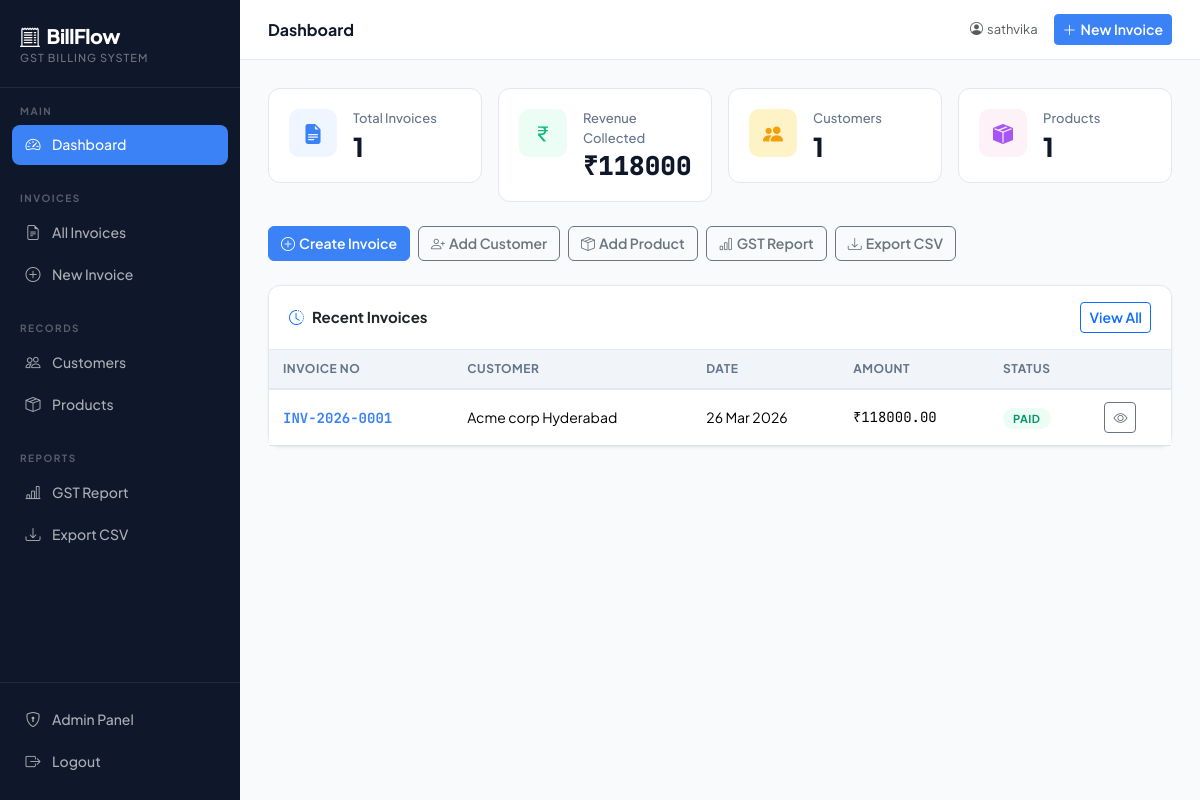
The app's page / (signed in) with its own data.
### billing/models.py (models this page shows, shortened)
class Invoice(models.Model):
    invoice_number = models.CharField(max_length=20, unique=True, editable=False)
    customer = models.ForeignKey(Customer, on_delete=models.PROTECT)
    date = models.DateField(default=timezone.now)
    due_date = models.DateField(blank=True, null=True)
    subtotal = models.DecimalField(max_digits=12, decimal_places=2, default=0)
    cgst = models.DecimalField(max_digits=10, decimal_places=2, default=0, verbose_name="CGST")
    sgst = models.DecimalField(max_digits=10, decimal_places=2, default=0, verbose_name="SGST")
    igst = models.DecimalField(max_digits=10, decimal_places=2, default=0, verbose_name="IGST")
    total_tax = models.DecimalField(max_digits=10, decimal_places=2, default=0)
    total_amount = models.DecimalField(max_digits=12, decimal_places=2, default=0)
    is_intra_state = models.BooleanField(default=True, help_text="True = CGST+SGST, False = IGST")
    notes = models.TextField(blank=True)
    created_at = models.DateTimeField(auto_now_add=True)
    STATUS_CHOICES = [
        ('draft', 'Draft'),
        ('sent', 'Sent'),
        ('paid', 'Paid'),
        ('cancelled', 'Cancelled'),
    ]
    status = models.CharField(max_length=20, choices=STATUS_CHOICES, default='draft')
    class Meta:
        ordering = ['-created_at']

class Customer(models.Model):
    name = models.CharField(max_length=200)
    gst_number = models.CharField(max_length=15, blank=True, null=True, verbose_name="GSTIN")
    state = models.CharField(max_length=100, choices=INDIAN_STATES)
    address = models.TextField()
    phone = models.CharField(max_length=15)
    email = models.EmailField(blank=True, null=True)
    created_at = models.DateTimeField(auto_now_add=True)
    class Meta:
        ordering = ['name']

### billing/views.py (the view)
# urls.py: path('', views.dashboard, name='dashboard'),
@login_required
def dashboard(request):
    total_invoices = Invoice.objects.count()
    total_customers = Customer.objects.count()
    total_products = Product.objects.count()
    total_revenue = Invoice.objects.filter(status='paid').aggregate(
        total=Sum('total_amount'))['total'] or 0
    recent_invoices = Invoice.objects.select_related('customer').order_by('-created_at')[:5]
    from django.db.models.functions import TruncMonth
    monthly_data = (
        Invoice.objects
        .filter(status='paid')
        .annotate(month=TruncMonth('date'))
        .values('month')
        .annotate(total=Sum('total_amount'))
        .order_by('month')
    )[:6]
    context = {
        'total_invoices': total_invoices,
        'total_customers': total_customers,
        'total_products': total_products,
        'total_revenue': total_revenue,
        'recent_invoices': recent_invoices,
        'monthly_data': list(monthly_data),
    }
    return render(request, 'billing/dashboard.html', context)

### billing/templates/billing/dashboard.html (shortened to what this page needs)
{% extends 'billing/base.html' %}
{% block page_title %}Dashboard{% endblock %}
{% block content %}
<div class="row g-3 mb-4">
  <div class="col-sm-6 col-xl-3">
    <div class="stat-card">
      <div class="stat-icon" style="background:#eff6ff;color:#3b82f6">
        <i class="bi bi-file-earmark-text-fill"></i>
      </div>
      <div>
        <div class="stat-label">Total Invoices</div>
        <div class="stat-value">{{ total_invoices }}</div>
      </div>
    </div>
  </div>
  <div class="col-sm-6 col-xl-3">
    <div class="stat-card">
      <div class="stat-icon" style="background:#ecfdf5;color:#10b981">
        <i class="bi bi-currency-rupee"></i>
      </div>
      <div>
        <div class="stat-label">Revenue Collected</div>
        <div class="stat-value mono">₹{{ total_revenue|floatformat:0 }}</div>
      </div>
    </div>
  </div>
  <div class="col-sm-6 col-xl-3">
    <div class="stat-card">
      <div class="stat-icon" style="background:#fef3c7;color:#f59e0b">
        <i class="bi bi-people-fill"></i>
      </div>
      <div>
        <div class="stat-label">Customers</div>
        <div class="stat-value">{{ total_customers }}</div>
      </div>
    </div>
  </div>
  <div class="col-sm-6 col-xl-3">
    <div class="stat-card">
      <div class="stat-icon" style="background:#fdf2f8;color:#a855f7">
        <i class="bi bi-box-seam-fill"></i>
      </div>
      <div>
        <div class="stat-label">Products</div>
        <div class="stat-value">{{ total_products }}</div>
      </div>
    </div>
  </div>
</div>
<div class="row g-3 mb-4">
  <div class="col-12">
    <div class="d-flex gap-2 flex-wrap">
      <a href="{% url 'create_invoice' %}" class="btn btn-primary">
        <i class="bi bi-plus-circle me-1"></i>Create Invoice
      </a>
      <a href="{% url 'add_customer' %}" class="btn btn-outline-secondary">
        <i class="bi bi-person-plus me-1"></i>Add Customer
      </a>
      <a href="{% url 'add_product' %}" class="btn btn-outline-secondary">
        <i class="bi bi-box-seam me-1"></i>Add Product
      </a>
      <a href="{% url 'gst_report' %}" class="btn btn-outline-secondary">
        <i class="bi bi-bar-chart me-1"></i>GST Report
      </a>
      <a href="{% url 'export_csv' %}" class="btn btn-outline-secondary">
        <i class="bi bi-download me-1"></i>Export CSV
      </a>
    </div>
  </div>
</div>
<div class="card">
  <div class="card-header d-flex justify-content-between align-items-center">
    <span><i class="bi bi-clock-history me-2 text-primary"></i>Recent Invoices</span>
    <a href="{% url 'invoice_list' %}" class="btn btn-sm btn-outline-primary">View All</a>
  </div>
  <div class="card-body p-0">
    {% if recent_invoices %}
    <div class="table-responsive">
      <table class="table table-hover mb-0">
        <thead>
          <tr>
            <th>Invoice No</th>
            <th>Customer</th>
            <th>Date</th>
            <th>Amount</th>
            <th>Status</th>
            <th></th>
          </tr>
        </thead>
        <tbody>
          {% for inv in recent_invoices %}
          <tr>
            <td><span class="mono fw-bold" style="color:#3b82f6">{{ inv.invoice_number }}</span></td>
            <td>{{ inv.customer.name }}</td>
            <td>{{ inv.date|date:"d M Y" }}</td>
            <td class="mono">₹{{ inv.total_amount|floatformat:2 }}</td>
            <td>
              <span class="badge-status status-{{ inv.status }}">{{ inv.get_status_display }}</span>
            </td>
            <td>
              <a href="{% url 'invoice_detail' inv.pk %}" class="btn btn-sm btn-outline-secondary">
                <i class="bi bi-eye"></i>
              </a>
            </td>
          </tr>
          {% endfor %}
        </tbody>
      </table>
    </div>
    {% else %}
    <div class="text-center py-5 text-muted">
      <i class="bi bi-file-earmark-x display-4 d-block mb-2"></i>
      No invoices yet. <a href="{% url 'create_invoice' %}">Create your first invoice</a>
    </div>
    {% endif %}
  </div>
</div>
{% endblock %}

### billing/templates/billing/base.html (shortened to what this page needs)
<!DOCTYPE html>
<html lang="en">
<head>
  <link href="https://cdnjs.cloudflare.com/ajax/libs/bootstrap/5.3.2/css/bootstrap.min.css" rel="stylesheet">
  <link href="https://cdnjs.cloudflare.com/ajax/libs/bootstrap-icons/1.11.3/font/bootstrap-icons.min.css" rel="stylesheet">
</head>
<body>
<nav class="sidebar">
  <div class="sidebar-brand">
    <h1><i class="bi bi-receipt-cutoff me-1"></i> BillFlow</h1>
    <span>GST Billing System</span>
  </div>
  <div class="sidebar-section">
    <div class="sidebar-section-label">Main</div>
    <a href="{% url 'dashboard' %}" class="nav-link {% if request.resolver_match.url_name == 'dashboard' %}active{% endif %}">
      <i class="bi bi-speedometer2"></i> Dashboard
    </a>
  </div>
  <div class="sidebar-section">
    <div class="sidebar-section-label">Invoices</div>
    <a href="{% url 'invoice_list' %}" class="nav-link {% if 'invoice' in request.resolver_match.url_name and 'create' not in request.resolver_match.url_name %}active{% endif %}">
      <i class="bi bi-file-earmark-text"></i> All Invoices
    </a>
    <a href="{% url 'create_invoice' %}" class="nav-link {% if request.resolver_match.url_name == 'create_invoice' %}active{% endif %}">
      <i class="bi bi-plus-circle"></i> New Invoice
    </a>
  </div>
  <div class="sidebar-section">
    <div class="sidebar-section-label">Records</div>
    <a href="{% url 'customer_list' %}" class="nav-link {% if 'customer' in request.resolver_match.url_name %}active{% endif %}">
      <i class="bi bi-people"></i> Customers
    </a>
    <a href="{% url 'product_list' %}" class="nav-link {% if 'product' in request.resolver_match.url_name %}active{% endif %}">
      <i class="bi bi-box-seam"></i> Products
    </a>
  </div>
  <div class="sidebar-section">
    <div class="sidebar-section-label">Reports</div>
    <a href="{% url 'gst_report' %}" class="nav-link {% if 'report' in request.resolver_match.url_name %}active{% endif %}">
      <i class="bi bi-bar-chart-line"></i> GST Report
    </a>
    <a href="{% url 'export_csv' %}" class="nav-link">
      <i class="bi bi-download"></i> Export CSV
    </a>
  </div>
  <div class="sidebar-footer">
    <a href="/admin/" class="nav-link" target="_blank">
      <i class="bi bi-shield-lock"></i> Admin Panel
    </a>
    <a href="{% url 'logout' %}" class="nav-link">
      <i class="bi bi-box-arrow-right"></i> Logout
    </a>
  </div>
</nav>
<div class="main-wrap">
  <div class="topbar">
    <div class="topbar-title">{% block page_title %}Dashboard{% endblock %}</div>
    <div class="d-flex align-items-center gap-3">
      <span class="text-muted" style="font-size:13px">
        <i class="bi bi-person-circle me-1"></i>{{ request.user.username }}
      </span>
      <a href="{% url 'create_invoice' %}" class="btn btn-primary btn-sm">
        <i class="bi bi-plus-lg me-1"></i>New Invoice
      </a>
    </div>
  </div>
  <div class="page-content">
    {% block content %}{% endblock %}
  </div>
</div>
</body>
</html>

### billing/templates/billing/base.html (style rules this page uses)
:root { --navy: #0f172a; --navy-light: #1e293b; --navy-lighter: #334155; --accent: #3b82f6; --accent-light: #60a5fa; --green: #10b981; --amber: #f59e0b; --red: #ef4444; --surface: #f8fafc; --border: #e2e8f0; --text: #0f172a; --text-muted: #64748b; --sidebar-w: 240px; }
* { box-sizing: border-box; }
body { font-family: 'Plus Jakarta Sans', sans-serif; background: var(--surface); color: var(--text); margin: 0; }
.sidebar { position: fixed; top: 0; left: 0; width: var(--sidebar-w); height: 100vh; background: var(--navy); display: flex; flex-direction: column; z-index: 100; overflow-y: auto; }
.sidebar-brand { padding: 24px 20px 20px; border-bottom: 1px solid rgba(255,255,255,0.08); }
.sidebar-brand h1 { font-size: 20px; font-weight: 800; color: #fff; margin: 0; letter-spacing: -0.5px; }
.sidebar-brand span { font-size: 11px; color: rgba(255,255,255,0.4); display: block; margin-top: 2px; font-weight: 500; text-transform: uppercase; letter-spacing: 1px; }
.sidebar-section { padding: 16px 12px 8px; }
.sidebar-section-label { font-size: 10px; font-weight: 700; color: rgba(255,255,255,0.3); text-transform: uppercase; letter-spacing: 1.5px; padding: 0 8px; margin-bottom: 6px; }
.nav-link { display: flex; align-items: center; gap: 10px; padding: 9px 12px; border-radius: 8px; color: rgba(255,255,255,0.65) !important; font-size: 14px; font-weight: 500; text-decoration: none; transition: all 0.15s ease; margin-bottom: 2px; }
.nav-link.active { background: var(--accent); color: #fff !important; }
.nav-link i { font-size: 15px; width: 18px; text-align: center; }
.sidebar-footer { margin-top: auto; padding: 16px 12px; border-top: 1px solid rgba(255,255,255,0.08); }
.main-wrap { margin-left: var(--sidebar-w); min-height: 100vh; display: flex; flex-direction: column; }
.topbar { background: #fff; border-bottom: 1px solid var(--border); padding: 0 28px; height: 60px; display: flex; align-items: center; justify-content: space-between; position: sticky; top: 0; z-index: 50; }
.topbar-title { font-size: 16px; font-weight: 700; color: var(--navy); }
.page-content { padding: 28px; flex: 1; }
.card { border: 1px solid var(--border); border-radius: 12px; box-shadow: 0 1px 3px rgba(0,0,0,0.06); }
.card-header { background: #fff; border-bottom: 1px solid var(--border); padding: 16px 20px; border-radius: 12px 12px 0 0 !important; font-weight: 700; font-size: 15px; }
.stat-card { background: #fff; border: 1px solid var(--border); border-radius: 12px; padding: 20px; display: flex; align-items: flex-start; gap: 16px; }
.stat-icon { width: 48px; height: 48px; border-radius: 10px; display: flex; align-items: center; justify-content: center; font-size: 20px; flex-shrink: 0; }
.stat-label { font-size: 13px; color: var(--text-muted); font-weight: 500; }
.stat-value { font-size: 26px; font-weight: 800; color: var(--navy); line-height: 1.2; margin-top: 2px; }
.table { font-size: 14px; }
.table thead th { background: #f1f5f9; font-weight: 700; font-size: 12px; text-transform: uppercase; letter-spacing: 0.5px; color: var(--text-muted); border-bottom: 2px solid var(--border); padding: 10px 14px; }
.table td { padding: 12px 14px; vertical-align: middle; }
.badge-status { padding: 4px 10px; border-radius: 20px; font-size: 11px; font-weight: 700; text-transform: uppercase; letter-spacing: 0.5px; }
.status-paid { background: #ecfdf5; color: #059669; }
.btn-primary { background: var(--accent); border-color: var(--accent); font-weight: 600; }
.btn { font-weight: 600; font-size: 14px; }
.mono { font-family: 'JetBrains Mono', monospace; }

### records on screen
Invoice: invoice_number "INV-2026-0001", customer.name "Acme corp Hyderabad", date "26 Mar 2026", total_amount "118000.00", status "PAID"

### other values on screen
{{ request.user.username }} "sathvika"
{{ total_invoices }} "1"
{{ total_revenue|floatformat:0 }} "118000"
{{ total_customers }} "1"
{{ total_products }} "1"
